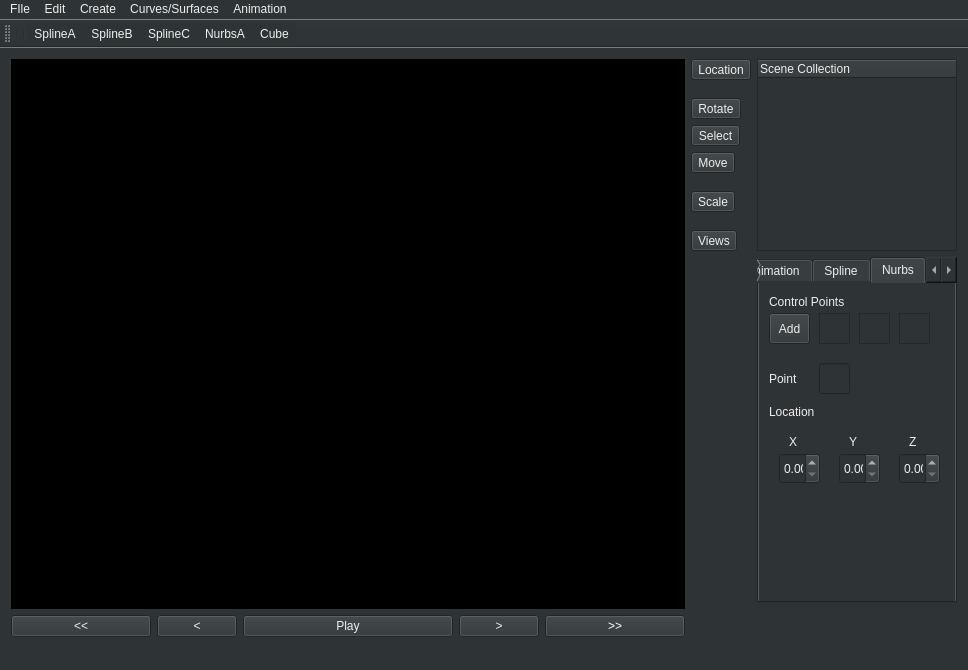
<?xml version="1.0" encoding="UTF-8"?>
<ui version="4.0">
 <class>nopalesGraphics</class>
 <widget class="QMainWindow" name="nopalesGraphics">
  <property name="geometry">
   <rect>
    <x>0</x>
    <y>0</y>
    <width>968</width>
    <height>670</height>
   </rect>
  </property>
  <property name="windowTitle">
   <string>nopalesGraphics</string>
  </property>
  <property name="styleSheet">
   <string notr="true">background-color: rgb(46, 52, 54);
color: rgb(238, 238, 236);</string>
  </property>
  <widget class="QWidget" name="centralWidget">
   <layout class="QGridLayout" name="gridLayout">
    <item row="11" column="6">
     <widget class="QPushButton" name="pushButton_4">
      <property name="styleSheet">
       <string notr="true">color: rgb(238, 238, 236);</string>
      </property>
      <property name="text">
       <string>&gt;</string>
      </property>
     </widget>
    </item>
    <item row="11" column="0" colspan="2">
     <widget class="QPushButton" name="pushButton_2">
      <property name="styleSheet">
       <string notr="true">color: rgb(238, 238, 236);</string>
      </property>
      <property name="text">
       <string>&lt;&lt;</string>
      </property>
     </widget>
    </item>
    <item row="2" column="9">
     <widget class="QToolButton" name="toolButton_4">
      <property name="styleSheet">
       <string notr="true">color: rgb(238, 238, 236);</string>
      </property>
      <property name="text">
       <string>Rotate</string>
      </property>
     </widget>
    </item>
    <item row="4" column="9">
     <widget class="QToolButton" name="toolButton_3">
      <property name="styleSheet">
       <string notr="true">color: rgb(238, 238, 236);</string>
      </property>
      <property name="text">
       <string>Move</string>
      </property>
     </widget>
    </item>
    <item row="11" column="2">
     <widget class="QPushButton" name="pushButton_3">
      <property name="styleSheet">
       <string notr="true">color: rgb(238, 238, 236);</string>
      </property>
      <property name="text">
       <string>&lt;</string>
      </property>
     </widget>
    </item>
    <item row="6" column="9">
     <widget class="QToolButton" name="toolButton_5">
      <property name="styleSheet">
       <string notr="true">color: rgb(238, 238, 236);</string>
      </property>
      <property name="text">
       <string>Scale</string>
      </property>
     </widget>
    </item>
    <item row="3" column="9">
     <widget class="QToolButton" name="toolButton">
      <property name="styleSheet">
       <string notr="true">color: rgb(238, 238, 236);</string>
      </property>
      <property name="text">
       <string>Select</string>
      </property>
     </widget>
    </item>
    <item row="8" column="9">
     <widget class="QToolButton" name="views">
      <property name="styleSheet">
       <string notr="true">color: rgb(238, 238, 236);</string>
      </property>
      <property name="text">
       <string>Views</string>
      </property>
     </widget>
    </item>
    <item row="0" column="0" rowspan="11" colspan="9">
     <widget class="QWidget" name="widget" native="true">
      <property name="styleSheet">
       <string notr="true">background-color: rgb(0, 0, 0);</string>
      </property>
      <layout class="QGridLayout" name="gridLayout_2">
       <item row="0" column="0">
        <widget class="view1Widget" name="widget1" native="true">
         <property name="maximumSize">
          <size>
           <width>16777215</width>
           <height>1000</height>
          </size>
         </property>
        </widget>
       </item>
      </layout>
     </widget>
    </item>
    <item row="11" column="7" colspan="2">
     <widget class="QPushButton" name="pushButton_5">
      <property name="styleSheet">
       <string notr="true">color: rgb(255, 255, 255);</string>
      </property>
      <property name="text">
       <string>&gt;&gt;</string>
      </property>
     </widget>
    </item>
    <item row="11" column="3" colspan="3">
     <widget class="QPushButton" name="buttonPlay">
      <property name="styleSheet">
       <string notr="true">color: rgb(238, 238, 236);</string>
      </property>
      <property name="text">
       <string>Play</string>
      </property>
     </widget>
    </item>
    <item row="9" column="10">
     <widget class="QTabWidget" name="tabWidget">
      <property name="maximumSize">
       <size>
        <width>200</width>
        <height>1000</height>
       </size>
      </property>
      <property name="toolTip">
       <string>&lt;html&gt;&lt;head/&gt;&lt;body&gt;&lt;p&gt;t&lt;/p&gt;&lt;/body&gt;&lt;/html&gt;</string>
      </property>
      <property name="styleSheet">
       <string notr="true">color: rgb(238, 238, 236);</string>
      </property>
      <property name="currentIndex">
       <number>4</number>
      </property>
      <widget class="QWidget" name="transformation">
       <property name="whatsThis">
        <string>&lt;html&gt;&lt;head/&gt;&lt;body&gt;&lt;p&gt;Transformation&lt;/p&gt;&lt;p&gt;&lt;br/&gt;&lt;/p&gt;&lt;/body&gt;&lt;/html&gt;</string>
       </property>
       <attribute name="title">
        <string>Position</string>
       </attribute>
       <widget class="QLabel" name="label">
        <property name="geometry">
         <rect>
          <x>10</x>
          <y>10</y>
          <width>67</width>
          <height>17</height>
         </rect>
        </property>
        <property name="text">
         <string>Location</string>
        </property>
       </widget>
       <widget class="QLabel" name="label_2">
        <property name="geometry">
         <rect>
          <x>50</x>
          <y>40</y>
          <width>16</width>
          <height>17</height>
         </rect>
        </property>
        <property name="text">
         <string>X</string>
        </property>
       </widget>
       <widget class="QLabel" name="label_3">
        <property name="geometry">
         <rect>
          <x>50</x>
          <y>60</y>
          <width>20</width>
          <height>20</height>
         </rect>
        </property>
        <property name="text">
         <string>Y</string>
        </property>
       </widget>
       <widget class="QLabel" name="label_4">
        <property name="geometry">
         <rect>
          <x>50</x>
          <y>80</y>
          <width>16</width>
          <height>16</height>
         </rect>
        </property>
        <property name="text">
         <string>Z</string>
        </property>
       </widget>
       <widget class="QLabel" name="label_5">
        <property name="geometry">
         <rect>
          <x>10</x>
          <y>110</y>
          <width>67</width>
          <height>17</height>
         </rect>
        </property>
        <property name="text">
         <string>Rotation</string>
        </property>
       </widget>
       <widget class="QLabel" name="label_6">
        <property name="geometry">
         <rect>
          <x>50</x>
          <y>140</y>
          <width>20</width>
          <height>16</height>
         </rect>
        </property>
        <property name="text">
         <string>X</string>
        </property>
       </widget>
       <widget class="QLabel" name="label_7">
        <property name="geometry">
         <rect>
          <x>50</x>
          <y>160</y>
          <width>20</width>
          <height>21</height>
         </rect>
        </property>
        <property name="text">
         <string>Y</string>
        </property>
       </widget>
       <widget class="QLabel" name="label_8">
        <property name="geometry">
         <rect>
          <x>50</x>
          <y>180</y>
          <width>16</width>
          <height>21</height>
         </rect>
        </property>
        <property name="text">
         <string>Z</string>
        </property>
       </widget>
       <widget class="QLabel" name="label_9">
        <property name="geometry">
         <rect>
          <x>10</x>
          <y>210</y>
          <width>67</width>
          <height>17</height>
         </rect>
        </property>
        <property name="text">
         <string>Scale</string>
        </property>
       </widget>
       <widget class="QLabel" name="label_10">
        <property name="geometry">
         <rect>
          <x>50</x>
          <y>230</y>
          <width>16</width>
          <height>16</height>
         </rect>
        </property>
        <property name="text">
         <string>X</string>
        </property>
       </widget>
       <widget class="QLabel" name="label_11">
        <property name="geometry">
         <rect>
          <x>50</x>
          <y>250</y>
          <width>16</width>
          <height>21</height>
         </rect>
        </property>
        <property name="text">
         <string>Y</string>
        </property>
       </widget>
       <widget class="QLabel" name="label_12">
        <property name="geometry">
         <rect>
          <x>50</x>
          <y>270</y>
          <width>16</width>
          <height>21</height>
         </rect>
        </property>
        <property name="text">
         <string>Z</string>
        </property>
       </widget>
       <widget class="QSpinBox" name="spinBox_x">
        <property name="geometry">
         <rect>
          <x>70</x>
          <y>40</y>
          <width>48</width>
          <height>20</height>
         </rect>
        </property>
        <property name="minimum">
         <number>-100</number>
        </property>
        <property name="maximum">
         <number>100</number>
        </property>
       </widget>
       <widget class="QSpinBox" name="spinBox_y">
        <property name="geometry">
         <rect>
          <x>70</x>
          <y>60</y>
          <width>48</width>
          <height>20</height>
         </rect>
        </property>
        <property name="minimum">
         <number>-100</number>
        </property>
        <property name="maximum">
         <number>100</number>
        </property>
       </widget>
       <widget class="QSpinBox" name="spinBox_z">
        <property name="geometry">
         <rect>
          <x>70</x>
          <y>80</y>
          <width>48</width>
          <height>20</height>
         </rect>
        </property>
        <property name="minimum">
         <number>-100</number>
        </property>
        <property name="maximum">
         <number>100</number>
        </property>
       </widget>
       <widget class="QSpinBox" name="spinBox_4">
        <property name="geometry">
         <rect>
          <x>70</x>
          <y>140</y>
          <width>48</width>
          <height>20</height>
         </rect>
        </property>
       </widget>
       <widget class="QSpinBox" name="spinBox_5">
        <property name="geometry">
         <rect>
          <x>70</x>
          <y>160</y>
          <width>48</width>
          <height>20</height>
         </rect>
        </property>
       </widget>
       <widget class="QSpinBox" name="spinBox_6">
        <property name="geometry">
         <rect>
          <x>70</x>
          <y>180</y>
          <width>48</width>
          <height>20</height>
         </rect>
        </property>
       </widget>
       <widget class="QSpinBox" name="spinBox_eX">
        <property name="geometry">
         <rect>
          <x>70</x>
          <y>230</y>
          <width>48</width>
          <height>20</height>
         </rect>
        </property>
        <property name="maximum">
         <number>10</number>
        </property>
       </widget>
       <widget class="QSpinBox" name="spinBox_eY">
        <property name="geometry">
         <rect>
          <x>70</x>
          <y>250</y>
          <width>48</width>
          <height>20</height>
         </rect>
        </property>
        <property name="maximum">
         <number>10</number>
        </property>
       </widget>
       <widget class="QSpinBox" name="spinBox_eZ">
        <property name="geometry">
         <rect>
          <x>70</x>
          <y>270</y>
          <width>48</width>
          <height>20</height>
         </rect>
        </property>
        <property name="maximum">
         <number>10</number>
        </property>
       </widget>
      </widget>
      <widget class="QWidget" name="tab_3">
       <attribute name="title">
        <string>Camera</string>
       </attribute>
       <widget class="QLabel" name="label_49">
        <property name="geometry">
         <rect>
          <x>10</x>
          <y>60</y>
          <width>21</width>
          <height>17</height>
         </rect>
        </property>
        <property name="text">
         <string>X</string>
        </property>
       </widget>
       <widget class="QLabel" name="label_50">
        <property name="geometry">
         <rect>
          <x>10</x>
          <y>100</y>
          <width>21</width>
          <height>21</height>
         </rect>
        </property>
        <property name="text">
         <string>Y</string>
        </property>
       </widget>
       <widget class="QLabel" name="label_51">
        <property name="geometry">
         <rect>
          <x>10</x>
          <y>150</y>
          <width>21</width>
          <height>17</height>
         </rect>
        </property>
        <property name="text">
         <string>Z</string>
        </property>
       </widget>
       <widget class="QSlider" name="horizontalSlider">
        <property name="geometry">
         <rect>
          <x>30</x>
          <y>60</y>
          <width>141</width>
          <height>20</height>
         </rect>
        </property>
        <property name="orientation">
         <enum>Qt::Horizontal</enum>
        </property>
       </widget>
       <widget class="QSlider" name="horizontalSlider_2">
        <property name="geometry">
         <rect>
          <x>30</x>
          <y>100</y>
          <width>141</width>
          <height>21</height>
         </rect>
        </property>
        <property name="orientation">
         <enum>Qt::Horizontal</enum>
        </property>
       </widget>
       <widget class="QSlider" name="horizontalSlider_3">
        <property name="geometry">
         <rect>
          <x>30</x>
          <y>150</y>
          <width>141</width>
          <height>20</height>
         </rect>
        </property>
        <property name="orientation">
         <enum>Qt::Horizontal</enum>
        </property>
       </widget>
      </widget>
      <widget class="QWidget" name="tab_4">
       <attribute name="title">
        <string>Animation</string>
       </attribute>
       <widget class="QLabel" name="label_15">
        <property name="geometry">
         <rect>
          <x>10</x>
          <y>10</y>
          <width>131</width>
          <height>17</height>
         </rect>
        </property>
        <property name="text">
         <string>Movement points</string>
        </property>
       </widget>
       <widget class="QToolButton" name="add_point_2">
        <property name="geometry">
         <rect>
          <x>10</x>
          <y>40</y>
          <width>41</width>
          <height>31</height>
         </rect>
        </property>
        <property name="text">
         <string>Add</string>
        </property>
       </widget>
       <widget class="QTextEdit" name="ispinbox_2">
        <property name="geometry">
         <rect>
          <x>60</x>
          <y>40</y>
          <width>31</width>
          <height>31</height>
         </rect>
        </property>
       </widget>
       <widget class="QTextEdit" name="ispinboy_2">
        <property name="geometry">
         <rect>
          <x>100</x>
          <y>40</y>
          <width>31</width>
          <height>31</height>
         </rect>
        </property>
       </widget>
       <widget class="QTextEdit" name="ispinboz_2">
        <property name="geometry">
         <rect>
          <x>140</x>
          <y>40</y>
          <width>31</width>
          <height>31</height>
         </rect>
        </property>
       </widget>
       <widget class="QLabel" name="label_27">
        <property name="geometry">
         <rect>
          <x>10</x>
          <y>90</y>
          <width>41</width>
          <height>31</height>
         </rect>
        </property>
        <property name="text">
         <string>Point</string>
        </property>
       </widget>
       <widget class="QLineEdit" name="point_edit_2">
        <property name="geometry">
         <rect>
          <x>60</x>
          <y>90</y>
          <width>41</width>
          <height>31</height>
         </rect>
        </property>
       </widget>
       <widget class="QLabel" name="label_16">
        <property name="geometry">
         <rect>
          <x>10</x>
          <y>130</y>
          <width>67</width>
          <height>17</height>
         </rect>
        </property>
        <property name="text">
         <string>Location</string>
        </property>
       </widget>
       <widget class="QDoubleSpinBox" name="location_SpinBox_px_2">
        <property name="geometry">
         <rect>
          <x>10</x>
          <y>170</y>
          <width>41</width>
          <height>31</height>
         </rect>
        </property>
       </widget>
       <widget class="QDoubleSpinBox" name="location_SpinBox_py_2">
        <property name="geometry">
         <rect>
          <x>80</x>
          <y>170</y>
          <width>41</width>
          <height>31</height>
         </rect>
        </property>
       </widget>
       <widget class="QDoubleSpinBox" name="location_SpinBox_pz_2">
        <property name="geometry">
         <rect>
          <x>140</x>
          <y>170</y>
          <width>41</width>
          <height>31</height>
         </rect>
        </property>
       </widget>
       <widget class="QLabel" name="label_28">
        <property name="geometry">
         <rect>
          <x>20</x>
          <y>150</y>
          <width>16</width>
          <height>17</height>
         </rect>
        </property>
        <property name="text">
         <string>X</string>
        </property>
       </widget>
       <widget class="QLabel" name="label_29">
        <property name="geometry">
         <rect>
          <x>90</x>
          <y>150</y>
          <width>16</width>
          <height>17</height>
         </rect>
        </property>
        <property name="text">
         <string>Y</string>
        </property>
       </widget>
       <widget class="QLabel" name="label_30">
        <property name="geometry">
         <rect>
          <x>150</x>
          <y>150</y>
          <width>16</width>
          <height>17</height>
         </rect>
        </property>
        <property name="text">
         <string>Z</string>
        </property>
       </widget>
      </widget>
      <widget class="QWidget" name="tab">
       <attribute name="title">
        <string>Spline</string>
       </attribute>
       <widget class="QLabel" name="label_19">
        <property name="geometry">
         <rect>
          <x>10</x>
          <y>0</y>
          <width>111</width>
          <height>17</height>
         </rect>
        </property>
        <property name="text">
         <string>Control Points</string>
        </property>
       </widget>
       <widget class="QLabel" name="label_20">
        <property name="geometry">
         <rect>
          <x>30</x>
          <y>90</y>
          <width>16</width>
          <height>17</height>
         </rect>
        </property>
        <property name="text">
         <string>X</string>
        </property>
       </widget>
       <widget class="QLabel" name="label_21">
        <property name="geometry">
         <rect>
          <x>90</x>
          <y>90</y>
          <width>21</width>
          <height>17</height>
         </rect>
        </property>
        <property name="text">
         <string>Y</string>
        </property>
       </widget>
       <widget class="QLabel" name="label_22">
        <property name="geometry">
         <rect>
          <x>150</x>
          <y>90</y>
          <width>21</width>
          <height>17</height>
         </rect>
        </property>
        <property name="text">
         <string>Z</string>
        </property>
       </widget>
       <widget class="QDoubleSpinBox" name="location_SpinBox_px">
        <property name="geometry">
         <rect>
          <x>20</x>
          <y>110</y>
          <width>41</width>
          <height>31</height>
         </rect>
        </property>
       </widget>
       <widget class="QDoubleSpinBox" name="location_SpinBox_py">
        <property name="geometry">
         <rect>
          <x>80</x>
          <y>110</y>
          <width>41</width>
          <height>31</height>
         </rect>
        </property>
       </widget>
       <widget class="QDoubleSpinBox" name="location_SpinBox_pz">
        <property name="geometry">
         <rect>
          <x>140</x>
          <y>110</y>
          <width>41</width>
          <height>31</height>
         </rect>
        </property>
       </widget>
       <widget class="QLabel" name="label_13">
        <property name="geometry">
         <rect>
          <x>110</x>
          <y>70</y>
          <width>67</width>
          <height>17</height>
         </rect>
        </property>
        <property name="text">
         <string>Location</string>
        </property>
       </widget>
       <widget class="QLabel" name="label_14">
        <property name="geometry">
         <rect>
          <x>10</x>
          <y>150</y>
          <width>67</width>
          <height>17</height>
         </rect>
        </property>
        <property name="text">
         <string>Rotate</string>
        </property>
       </widget>
       <widget class="QLabel" name="label_23">
        <property name="geometry">
         <rect>
          <x>20</x>
          <y>170</y>
          <width>16</width>
          <height>17</height>
         </rect>
        </property>
        <property name="text">
         <string>X</string>
        </property>
       </widget>
       <widget class="QLabel" name="label_24">
        <property name="geometry">
         <rect>
          <x>80</x>
          <y>170</y>
          <width>21</width>
          <height>17</height>
         </rect>
        </property>
        <property name="text">
         <string>Y</string>
        </property>
       </widget>
       <widget class="QLabel" name="label_25">
        <property name="geometry">
         <rect>
          <x>150</x>
          <y>170</y>
          <width>21</width>
          <height>17</height>
         </rect>
        </property>
        <property name="text">
         <string>Z</string>
        </property>
       </widget>
       <widget class="QDoubleSpinBox" name="rotate_SpinBox_px">
        <property name="geometry">
         <rect>
          <x>10</x>
          <y>190</y>
          <width>41</width>
          <height>31</height>
         </rect>
        </property>
       </widget>
       <widget class="QDoubleSpinBox" name="rotate_SpinBox_py">
        <property name="geometry">
         <rect>
          <x>70</x>
          <y>190</y>
          <width>41</width>
          <height>31</height>
         </rect>
        </property>
       </widget>
       <widget class="QDoubleSpinBox" name="rotate_SpinBox_pz">
        <property name="geometry">
         <rect>
          <x>130</x>
          <y>190</y>
          <width>41</width>
          <height>31</height>
         </rect>
        </property>
       </widget>
       <widget class="QLabel" name="label_45">
        <property name="geometry">
         <rect>
          <x>70</x>
          <y>240</y>
          <width>41</width>
          <height>17</height>
         </rect>
        </property>
        <property name="text">
         <string>Scale</string>
        </property>
       </widget>
       <widget class="QLabel" name="label_56">
        <property name="geometry">
         <rect>
          <x>10</x>
          <y>280</y>
          <width>41</width>
          <height>31</height>
         </rect>
        </property>
        <property name="text">
         <string>Curve</string>
        </property>
       </widget>
       <widget class="QSpinBox" name="add_spinBox_px_2">
        <property name="geometry">
         <rect>
          <x>60</x>
          <y>280</y>
          <width>41</width>
          <height>26</height>
         </rect>
        </property>
       </widget>
       <widget class="QSpinBox" name="add_spinBox_px_3">
        <property name="geometry">
         <rect>
          <x>100</x>
          <y>280</y>
          <width>31</width>
          <height>26</height>
         </rect>
        </property>
       </widget>
       <widget class="QSpinBox" name="add_spinBox_px_4">
        <property name="geometry">
         <rect>
          <x>140</x>
          <y>280</y>
          <width>31</width>
          <height>26</height>
         </rect>
        </property>
       </widget>
       <widget class="QToolButton" name="add_point">
        <property name="geometry">
         <rect>
          <x>10</x>
          <y>20</y>
          <width>41</width>
          <height>31</height>
         </rect>
        </property>
        <property name="text">
         <string>Add</string>
        </property>
       </widget>
       <widget class="QLabel" name="label_26">
        <property name="geometry">
         <rect>
          <x>10</x>
          <y>60</y>
          <width>41</width>
          <height>31</height>
         </rect>
        </property>
        <property name="text">
         <string>Point</string>
        </property>
       </widget>
       <widget class="QLineEdit" name="point_edit">
        <property name="geometry">
         <rect>
          <x>60</x>
          <y>60</y>
          <width>31</width>
          <height>31</height>
         </rect>
        </property>
       </widget>
       <widget class="QTextEdit" name="ispinbox">
        <property name="geometry">
         <rect>
          <x>70</x>
          <y>20</y>
          <width>31</width>
          <height>31</height>
         </rect>
        </property>
       </widget>
       <widget class="QTextEdit" name="ispinboy">
        <property name="geometry">
         <rect>
          <x>110</x>
          <y>20</y>
          <width>31</width>
          <height>31</height>
         </rect>
        </property>
       </widget>
       <widget class="QTextEdit" name="ispinboz">
        <property name="geometry">
         <rect>
          <x>150</x>
          <y>20</y>
          <width>31</width>
          <height>31</height>
         </rect>
        </property>
       </widget>
       <widget class="QDoubleSpinBox" name="rotate_SpinBox_py_2">
        <property name="geometry">
         <rect>
          <x>130</x>
          <y>230</y>
          <width>41</width>
          <height>31</height>
         </rect>
        </property>
       </widget>
      </widget>
      <widget class="QWidget" name="tab_2">
       <attribute name="title">
        <string>Nurbs</string>
       </attribute>
       <widget class="QLabel" name="label_31">
        <property name="geometry">
         <rect>
          <x>10</x>
          <y>10</y>
          <width>111</width>
          <height>17</height>
         </rect>
        </property>
        <property name="text">
         <string>Control Points</string>
        </property>
       </widget>
       <widget class="QToolButton" name="add_point_3">
        <property name="geometry">
         <rect>
          <x>10</x>
          <y>30</y>
          <width>41</width>
          <height>31</height>
         </rect>
        </property>
        <property name="text">
         <string>Add</string>
        </property>
       </widget>
       <widget class="QTextEdit" name="ispinbox_3">
        <property name="geometry">
         <rect>
          <x>60</x>
          <y>30</y>
          <width>31</width>
          <height>31</height>
         </rect>
        </property>
       </widget>
       <widget class="QTextEdit" name="ispinboy_3">
        <property name="geometry">
         <rect>
          <x>100</x>
          <y>30</y>
          <width>31</width>
          <height>31</height>
         </rect>
        </property>
       </widget>
       <widget class="QTextEdit" name="ispinboz_3">
        <property name="geometry">
         <rect>
          <x>140</x>
          <y>30</y>
          <width>31</width>
          <height>31</height>
         </rect>
        </property>
       </widget>
       <widget class="QLabel" name="label_32">
        <property name="geometry">
         <rect>
          <x>10</x>
          <y>80</y>
          <width>41</width>
          <height>31</height>
         </rect>
        </property>
        <property name="text">
         <string>Point</string>
        </property>
       </widget>
       <widget class="QLineEdit" name="point_edit_3">
        <property name="geometry">
         <rect>
          <x>60</x>
          <y>80</y>
          <width>31</width>
          <height>31</height>
         </rect>
        </property>
       </widget>
       <widget class="QLabel" name="label_17">
        <property name="geometry">
         <rect>
          <x>10</x>
          <y>120</y>
          <width>67</width>
          <height>17</height>
         </rect>
        </property>
        <property name="text">
         <string>Location</string>
        </property>
       </widget>
       <widget class="QLabel" name="label_33">
        <property name="geometry">
         <rect>
          <x>30</x>
          <y>150</y>
          <width>16</width>
          <height>17</height>
         </rect>
        </property>
        <property name="text">
         <string>X</string>
        </property>
       </widget>
       <widget class="QDoubleSpinBox" name="location_SpinBox_px_3">
        <property name="geometry">
         <rect>
          <x>20</x>
          <y>170</y>
          <width>41</width>
          <height>31</height>
         </rect>
        </property>
       </widget>
       <widget class="QLabel" name="label_34">
        <property name="geometry">
         <rect>
          <x>90</x>
          <y>150</y>
          <width>21</width>
          <height>17</height>
         </rect>
        </property>
        <property name="text">
         <string>Y</string>
        </property>
       </widget>
       <widget class="QDoubleSpinBox" name="location_SpinBox_py_3">
        <property name="geometry">
         <rect>
          <x>80</x>
          <y>170</y>
          <width>41</width>
          <height>31</height>
         </rect>
        </property>
       </widget>
       <widget class="QDoubleSpinBox" name="location_SpinBox_pz_3">
        <property name="geometry">
         <rect>
          <x>140</x>
          <y>170</y>
          <width>41</width>
          <height>31</height>
         </rect>
        </property>
       </widget>
       <widget class="QLabel" name="label_35">
        <property name="geometry">
         <rect>
          <x>150</x>
          <y>150</y>
          <width>21</width>
          <height>17</height>
         </rect>
        </property>
        <property name="text">
         <string>Z</string>
        </property>
       </widget>
      </widget>
     </widget>
    </item>
    <item row="0" column="10" rowspan="9">
     <widget class="QTreeWidget" name="treeWidget">
      <property name="maximumSize">
       <size>
        <width>200</width>
        <height>200</height>
       </size>
      </property>
      <property name="styleSheet">
       <string notr="true">color: rgb(238, 238, 236);</string>
      </property>
      <column>
       <property name="text">
        <string>Scene Collection</string>
       </property>
      </column>
     </widget>
    </item>
    <item row="0" column="9">
     <widget class="QToolButton" name="toolButton_2">
      <property name="toolTip">
       <string>&lt;html&gt;&lt;head/&gt;&lt;body&gt;&lt;p&gt;&lt;br/&gt;&lt;/p&gt;&lt;/body&gt;&lt;/html&gt;</string>
      </property>
      <property name="styleSheet">
       <string notr="true"/>
      </property>
      <property name="text">
       <string>Location</string>
      </property>
     </widget>
    </item>
   </layout>
   <zorder>widget</zorder>
   <zorder>treeWidget</zorder>
   <zorder>pushButton_2</zorder>
   <zorder>pushButton_5</zorder>
   <zorder>toolButton_5</zorder>
   <zorder>views</zorder>
   <zorder>toolButton_3</zorder>
   <zorder>toolButton_4</zorder>
   <zorder>toolButton</zorder>
   <zorder>pushButton_3</zorder>
   <zorder>buttonPlay</zorder>
   <zorder>tabWidget</zorder>
   <zorder>pushButton_4</zorder>
   <zorder>toolButton_2</zorder>
  </widget>
  <widget class="QStatusBar" name="statusBar"/>
  <widget class="QMenuBar" name="menuBar">
   <property name="geometry">
    <rect>
     <x>0</x>
     <y>0</y>
     <width>968</width>
     <height>22</height>
    </rect>
   </property>
   <widget class="QMenu" name="menuEdit">
    <property name="title">
     <string>Edit</string>
    </property>
    <widget class="QMenu" name="menuCopy">
     <property name="title">
      <string>Copy</string>
     </property>
     <addaction name="separator"/>
    </widget>
    <addaction name="menuCopy"/>
    <addaction name="actionPaste"/>
    <addaction name="actionDelete"/>
   </widget>
   <widget class="QMenu" name="menuCreate">
    <property name="title">
     <string>Create</string>
    </property>
   </widget>
   <widget class="QMenu" name="menuAnimation">
    <property name="title">
     <string>Animation</string>
    </property>
    <addaction name="separator"/>
    <addaction name="actionNew_Animation"/>
   </widget>
   <widget class="QMenu" name="menuCurves_Surfaces">
    <property name="title">
     <string>Curves/Surfaces</string>
    </property>
    <addaction name="separator"/>
    <addaction name="separator"/>
    <addaction name="actionSplineA"/>
    <addaction name="actionSplineB"/>
    <addaction name="actionSplineC"/>
    <addaction name="separator"/>
    <addaction name="actionNurbsA"/>
    <addaction name="actionNurbsB"/>
    <addaction name="actionNurbsC"/>
    <addaction name="separator"/>
    <addaction name="actionCube"/>
   </widget>
   <widget class="QMenu" name="menuFIle">
    <property name="title">
     <string>FIle</string>
    </property>
    <addaction name="actionOpen_new_Scene"/>
    <addaction name="actionSave_Scene"/>
    <addaction name="actionOpen_File_or_Project"/>
    <addaction name="separator"/>
    <addaction name="actionExit"/>
   </widget>
   <addaction name="menuFIle"/>
   <addaction name="menuEdit"/>
   <addaction name="menuCreate"/>
   <addaction name="menuCurves_Surfaces"/>
   <addaction name="menuAnimation"/>
  </widget>
  <widget class="QToolBar" name="mainToolBar">
   <attribute name="toolBarArea">
    <enum>TopToolBarArea</enum>
   </attribute>
   <attribute name="toolBarBreak">
    <bool>false</bool>
   </attribute>
   <addaction name="separator"/>
   <addaction name="separator"/>
   <addaction name="actionSplineA"/>
   <addaction name="actionSplineB"/>
   <addaction name="actionSplineC"/>
   <addaction name="actionNurbsA"/>
   <addaction name="actionCube"/>
  </widget>
  <action name="actionOpen_File_or_Project">
   <property name="text">
    <string>Open File or Project</string>
   </property>
  </action>
  <action name="actionExit">
   <property name="text">
    <string>Exit</string>
   </property>
  </action>
  <action name="actionOpen_new_Scene">
   <property name="text">
    <string>Open new Scene</string>
   </property>
  </action>
  <action name="actionSave_Scene">
   <property name="text">
    <string>Save Scene</string>
   </property>
  </action>
  <action name="actionImport_Scene">
   <property name="text">
    <string>Import Scene</string>
   </property>
  </action>
  <action name="actionExport_Scene">
   <property name="text">
    <string>Export Scene</string>
   </property>
  </action>
  <action name="actionPaste">
   <property name="text">
    <string>Paste</string>
   </property>
  </action>
  <action name="actionDelete">
   <property name="text">
    <string>Delete</string>
   </property>
  </action>
  <action name="actionNew_Animation">
   <property name="icon">
    <iconset resource="images.qrc">
     <normaloff>:/cursor.jpg</normaloff>
     <selectedon>../../Downloads/Design_design_cursor_pointer_arrow_mouse-512.png</selectedon>:/cursor.jpg</iconset>
   </property>
   <property name="text">
    <string>New Animation</string>
   </property>
  </action>
  <action name="actionSpline">
   <property name="text">
    <string>Spline</string>
   </property>
  </action>
  <action name="actionSplineA">
   <property name="icon">
    <iconset>
     <normaloff>../../Downloads/084-Spline-512.png</normaloff>../../Downloads/084-Spline-512.png</iconset>
   </property>
   <property name="text">
    <string>SplineA</string>
   </property>
  </action>
  <action name="actionSplineB">
   <property name="icon">
    <iconset>
     <normaloff>../../Downloads/spli.png</normaloff>../../Downloads/spli.png</iconset>
   </property>
   <property name="text">
    <string>SplineB</string>
   </property>
  </action>
  <action name="actionSplineC">
   <property name="icon">
    <iconset>
     <normaloff>../../Downloads/line.png</normaloff>../../Downloads/line.png</iconset>
   </property>
   <property name="text">
    <string>SplineC</string>
   </property>
  </action>
  <action name="actionNurbsA">
   <property name="icon">
    <iconset>
     <normaloff>../../Downloads/nurbs.png</normaloff>../../Downloads/nurbs.png</iconset>
   </property>
   <property name="text">
    <string>NurbsA</string>
   </property>
  </action>
  <action name="actionNurbsB">
   <property name="text">
    <string>NurbsB</string>
   </property>
  </action>
  <action name="actionNurbsC">
   <property name="text">
    <string>NurbsC</string>
   </property>
  </action>
  <action name="actionCube">
   <property name="icon">
    <iconset>
     <normaloff>../../Downloads/cube.png</normaloff>../../Downloads/cube.png</iconset>
   </property>
   <property name="text">
    <string>Cube</string>
   </property>
  </action>
 </widget>
 <layoutdefault spacing="6" margin="11"/>
 <customwidgets>
  <customwidget>
   <class>view1Widget</class>
   <extends>QWidget</extends>
   <header>view1widget.h</header>
   <container>1</container>
  </customwidget>
 </customwidgets>
 <resources>
  <include location="images.qrc"/>
 </resources>
 <connections/>
 <slots>
  <slot>slot1()</slot>
 </slots>
</ui>
